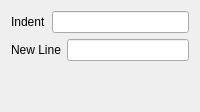
<?xml version="1.0" encoding="UTF-8"?>
<ui version="4.0">
    <class>xmlPrettyConfigWidget</class>
    <widget class="QWidget" name="commentarConfigWidget">
        <layout class="QHBoxLayout" name="horizontalLayout_2">
            <item>
                <layout class="QVBoxLayout" name="verticalLayout">
                    <item>
                        <layout class="QHBoxLayout" name="horizontalLayout">
                            <item>
                                <widget class="QLabel" name="label">
                                    <property name="text">
                                        <string>Indent</string>
                                    </property>
                                </widget>
                            </item>
                            <item>
                                <widget class="QLineEdit" name="indent">
                                    <property name="value">
                                        <string>\\t</string>
                                    </property>
                                </widget>
                            </item>
                        </layout>
                    </item>
                    <item>
                        <layout class="QHBoxLayout" name="horizontalLayout">
                            <item>
                                <widget class="QLabel" name="label">
                                    <property name="text">
                                        <string>New Line</string>
                                    </property>
                                </widget>
                            </item>
                            <item>
                                <widget class="QLineEdit" name="newl">
                                    <property name="value">
                                        <string>\\n</string>
                                    </property>
                                </widget>
                            </item>
                        </layout>
                    </item>
                    <item>
                        <spacer name="verticalSpacer">
                            <property name="orientation">
                                <enum>Qt::Vertical</enum>
                            </property>
                            <property name="sizeHint" stdset="0">
                                <size>
                                    <width>20</width>
                                    <height>40</height>
                                </size>
                            </property>
                        </spacer>
                    </item>
                </layout>
            </item>
        </layout>
    </widget>
    <resources/>
    <connections/>
</ui>
